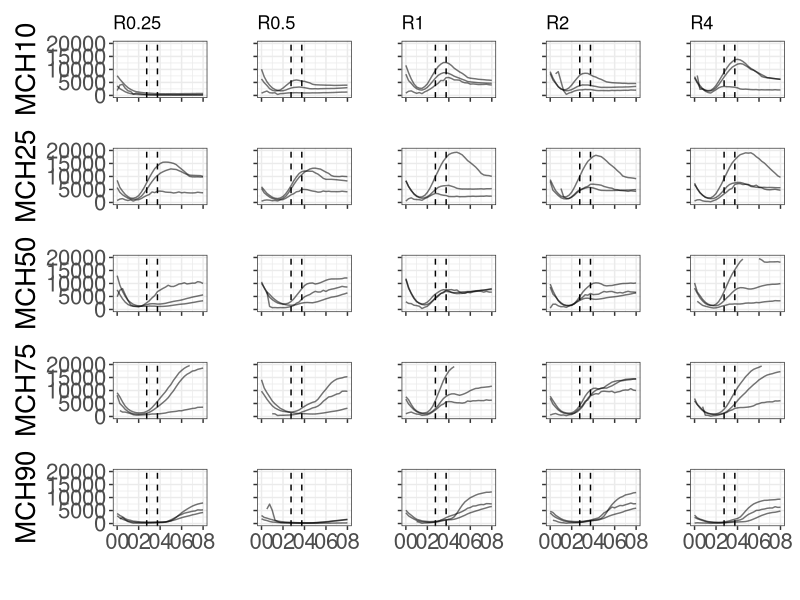
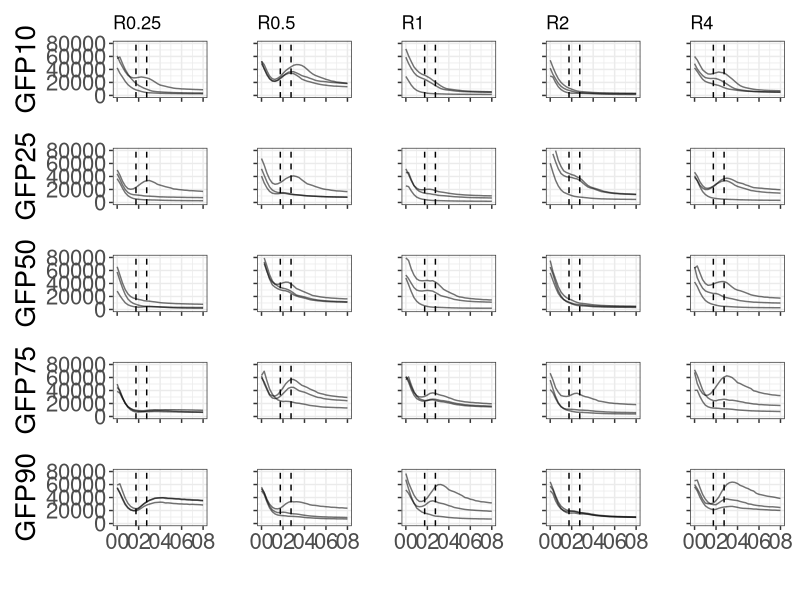
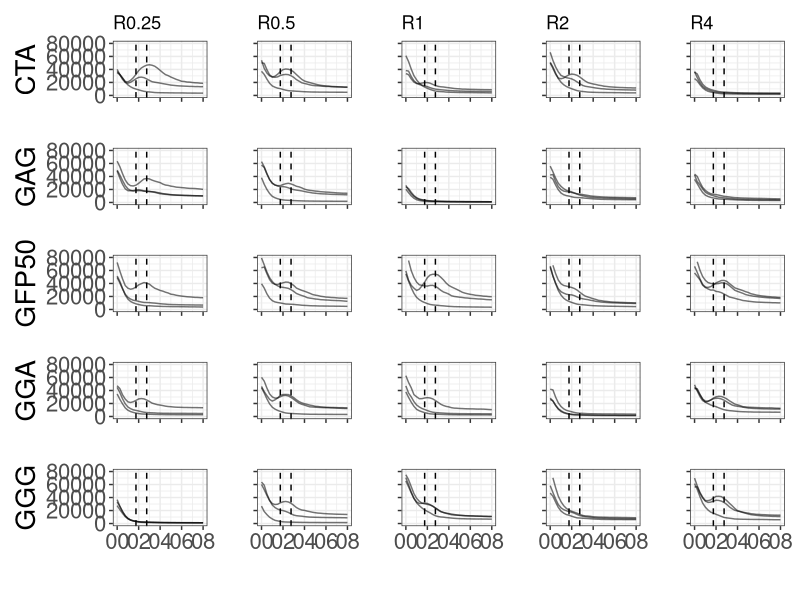
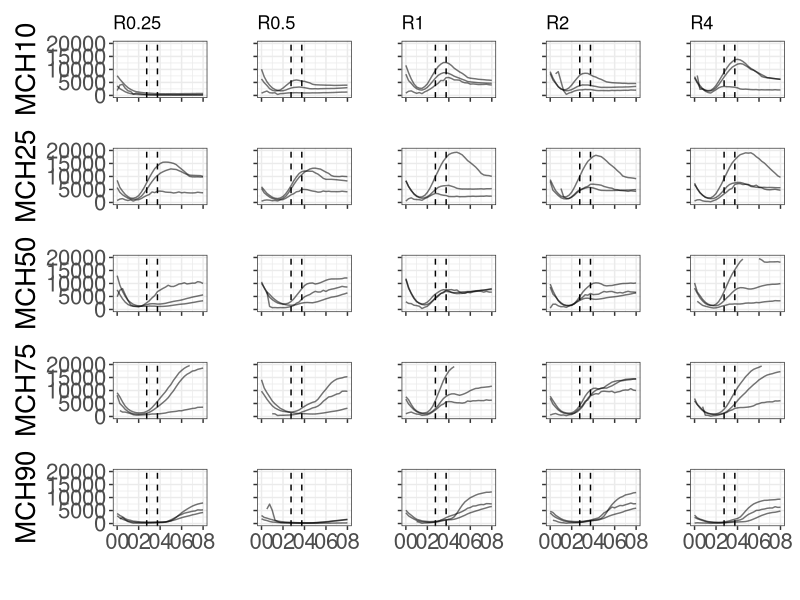
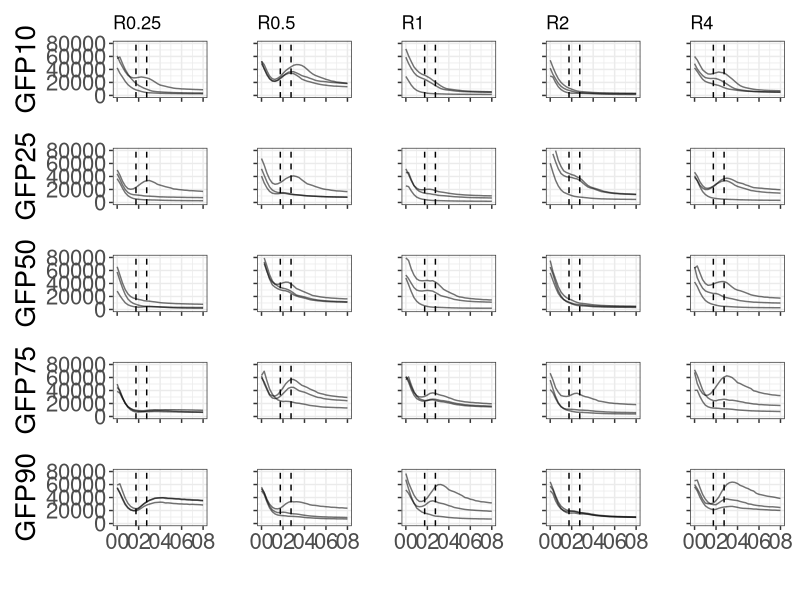
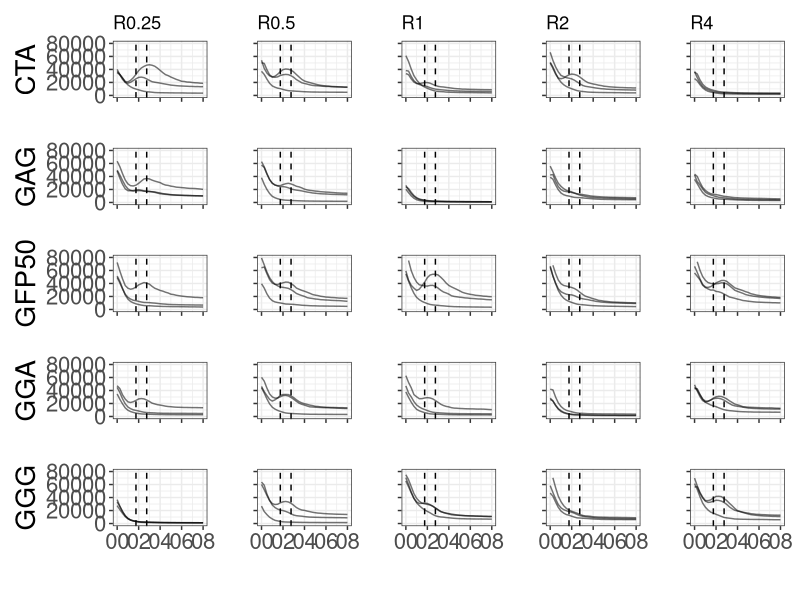

Source code (R) for these figures, in order:
# ----------------- Boilerplate
library(dplyr)
library(ggplot2)
library(patchwork)
library(slider)
library(data.table)
library(zoo)
library(tidyverse)
library(scales)

# ----------------- Plot logic
plot_fluor <- function(df, strain_name, maxy){
  filtered_master <- df %>% filter(groupID %like% strain_name)
  subplot <- ggplot() + 
    geom_line(data=filtered_master, aes(x = time, y = fluor, group=groupID, alpha = 0.05)) +
    scale_x_time(breaks = scales::breaks_width("2 hours"), labels=NULL, limits=c(0, 900*4*8)) +
    geom_vline(xintercept=t1-900*shift_amnt, linetype='dashed') +
    geom_vline(xintercept=t3-900*shift_amnt, linetype='dashed') + theme_bw() +
    theme(axis.text=element_text(size=16), axis.title=element_text(size=20), legend.position="none")+ 
    scale_y_continuous(limit=c(0, maxy), labels=NULL) + xlab("") + ylab("")
  return(subplot)} 

plot_grid <- function(df, maxy){
  unique_cds <- sort(unlist(unique(df['strain'])))
  unique_rbs <- sort(unlist(unique(df['rbs'])))
  
  subplots <- list()
  row_no <- 0
  for (cds in unique_cds){
    row_no <- row_no +1
    column_no <- 0
    for (rbs in unique_rbs){
      column_no <- column_no +1
      subplot <- plot_fluor(df, paste(cds, rbs), maxy)
      if (row_no == 1){
        subplot <- subplot + ggtitle(rbs)
      }
      if (column_no == 1){
        subplot <- subplot + ylab(cds)+ scale_y_continuous(limit=c(0, maxy))
      }
      if (row_no == length(unique_cds)){  # If == last row
        subplot <- subplot +scale_x_time(breaks = scales::breaks_width("2 hours"), limits=c(0, 900*4*8), labels=label_time(format = "%H")) 
      }
      
      subplots <- append(subplots, list(subplot))
    }
  }
  return (wrap_plots(subplots))
  
}

# ------------------- Generate
window_size = 4

# -- mCherry
mch_time_start <- 11700-1*900
t1 = mch_time_start-900*window_size
t3 = mch_time_start
shift_amnt = -3

maxy = 20000


df = read.csv("../processed_data/experimental_per_mcherry.csv")

grid <- plot_grid(df, maxy)
grid
ggsave('fluor_grid/per_mch_fluor.png', grid, width = 9, height = 9)

# -- sfGFP percent
gfp_time_start <- 11700-2*900
t1 = gfp_time_start-900*window_size
t3 = gfp_time_start
shift_amnt = 0

maxy = 80000

df = read.csv("../processed_data/experimental_per_gfp.csv")

grid <- plot_grid(df, maxy)
grid
ggsave('fluor_grid/per_gfp_fluor.png', grid, width = 9, height = 9)


# -- sfGFP sat
gfp_time_start <- 11700-2*900
t1 = gfp_time_start-900*window_size
t3 = gfp_time_start
shift_amnt = 0

maxy = 80000

df = read.csv("../processed_data/experimental_sat_gfp.csv")

grid <- plot_grid(df, maxy)
grid
ggsave('fluor_grid/per_gfp_fluor.png', grid, width = 9, height = 9)
